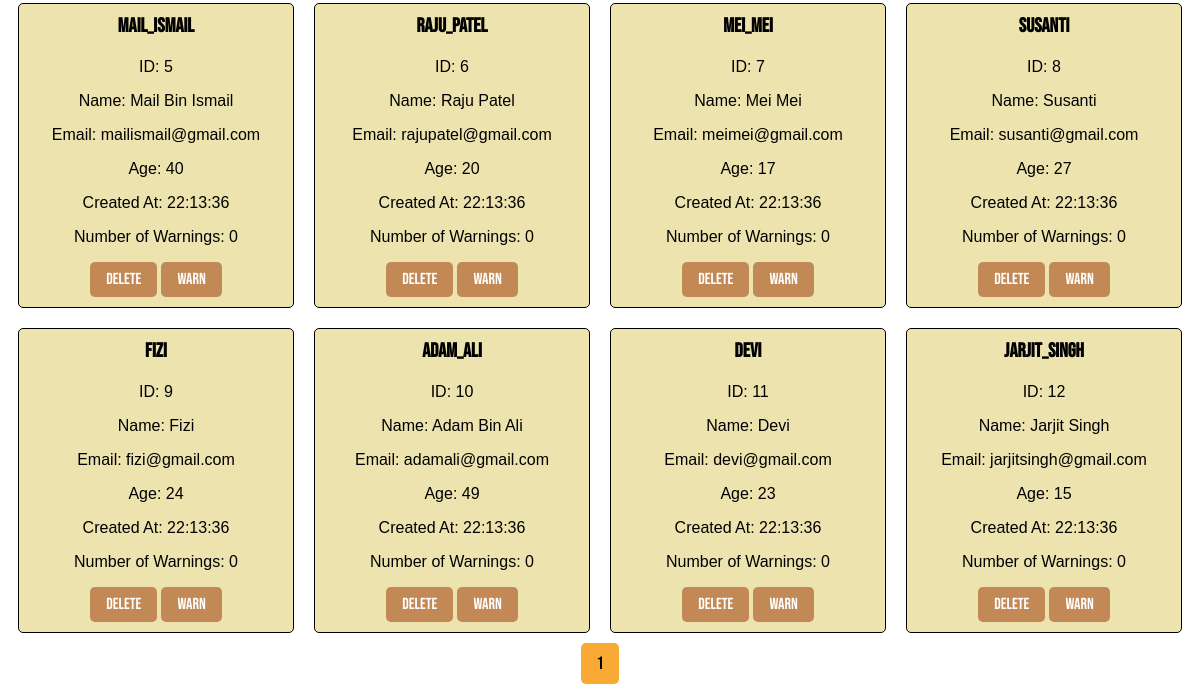
/admin/1/manage_users (signed in, lower part), run on an earlier commit of the app's database.
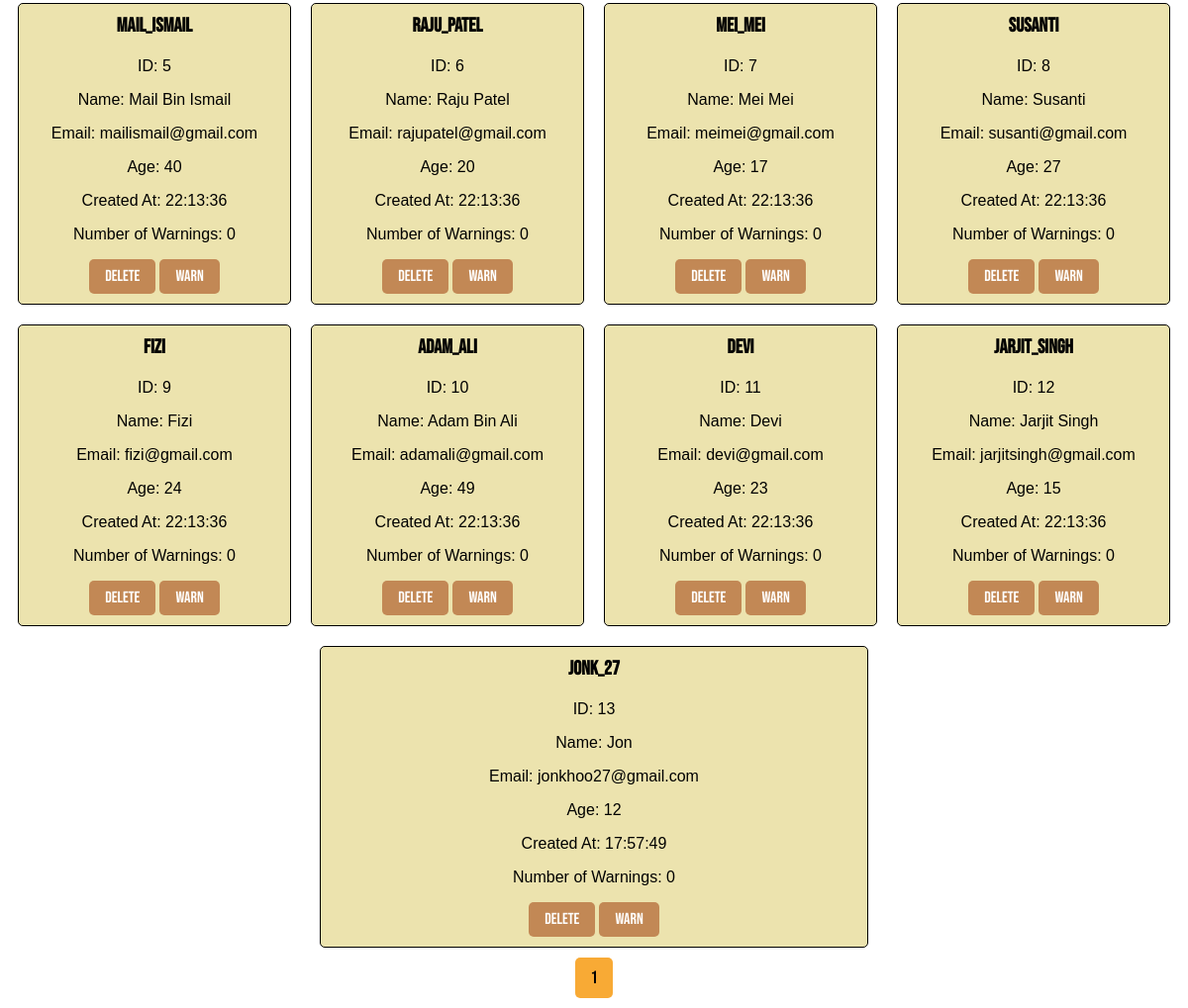
And on a later commit of the database.
### models.py (models this page shows, shortened)
class User(db.Model):
    id = db.Column(db.Integer, primary_key=True)
    name = db.Column(db.String(100), nullable=False)
    email = db.Column(db.String(80), unique=True, nullable=False)
    username = db.Column(db.String(100), unique=True, nullable=False)
    age = db.Column(db.Integer)
    password = db.Column(db.String(100), nullable=False)
    created_at = db.Column(db.DateTime(timezone=True), default=lambda: datetime.now(timezone('Asia/Kuala_Lumpur')))
    number_of_warnings = db.Column(db.Integer, default=0)
    recipes = db.relationship('Recipe', backref='author', cascade="all, delete-orphan", lazy=True)
    comments = db.relationship('Comment', backref='commenter', cascade="all, delete-orphan", lazy=True)
    favourite_recipes = db.relationship('FavouriteRecipe', backref='user_fav', cascade="all, delete-orphan", lazy=True)
    notifications = db.relationship('Notification', back_populates='user', cascade="all, delete-orphan", lazy=True, overlaps="user_notifications")
    reports = db.relationship('Report', back_populates='user', cascade="all, delete-orphan", lazy=True, overlaps="user_reports")

### main.py (the view)
@app.route("/admin/<int:admin_id>/manage_users")
def manage_users(admin_id):
    if "admin_id" not in session:
        return redirect(url_for("adminlogin"))
    admin = Admin.query.get_or_404(admin_id)
    search_query = request.args.get('search_query', '').strip()
    page = request.args.get('page', 1, type=int)
    per_page = 20
    if search_query:
        users_query = User.query.filter(User.username.contains(search_query))
    else:
        users_query = User.query
    pagination = users_query.paginate(page=page, per_page=per_page, error_out=False)
    users = pagination.items
    return render_template("manage_users.html", admin_id=admin_id, admin=admin, users=users, search_query=search_query, pagination=pagination)

### templates/manage_users.html (shortened to what this page needs)
<!DOCTYPE html>
<html lang="en">
<head>
    <link rel="stylesheet" href="{{ url_for('static', filename='style.css') }}">
</head>
<body>
    {% include '_flashes.html' %}
    <div class="users">
        {% for i in range(0, users|length, 4) %}
            <div class="user-row">
                {% for user in users[i:i+4] %}
                    <div class="user-card">
                        <h3>{{ user.username }}</h3>
                        <p>ID: {{ user.id }}</p>
                        <p>Name: {{ user.name }}</p>
                        <p>Email: {{ user.email }}</p>
                        <p>Age: {{ user.age }}</p>
                        <p>Created At: {{ user.created_at.strftime('%H:%M:%S') }}</p>
                        <p>Number of Warnings: {{ user.number_of_warnings }}</p>
                        <form action="{{ url_for('delete_user', admin_id=admin.id, user_id=user.id) }}" method="post" style="display:inline;">
                            <button type="submit" onclick="return confirm('Are you sure you want to delete this user?');">Delete</button>
                        </form>
                        <form action="{{ url_for('warn_user', admin_id=admin.id, user_id=user.id) }}" method="post" style="display:inline;">
                            <button type="submit" onclick="return confirm('Are you sure you want to warn this user?');">Warn</button>
                        </form>
                    </div>
                {% endfor %}
            </div>
        {% endfor %}
    </div>
    <div class="pagination">
        {% for number in pagination.iter_pages() %}
            {% if pagination.page != number %}
                <span>
                    <a class='page-number' href="{{ url_for('manage_users', admin_id=admin.id, page=number, search_query=search_query) }}">
                        {{ number }}
                    </a>
                </span>
            {% else %}
                <span class='current-page-number'>{{ number }}</span>
            {% endif %}
        {% endfor %}
    </div>
</body>
</html>

What changed in the data, as far as the page shows it:
added User: username "JONk_27", id "13", name "Jon", email "jonkhoo27@gmail.com", age "12", created_at "17:57:49", number_of_warnings "0"
